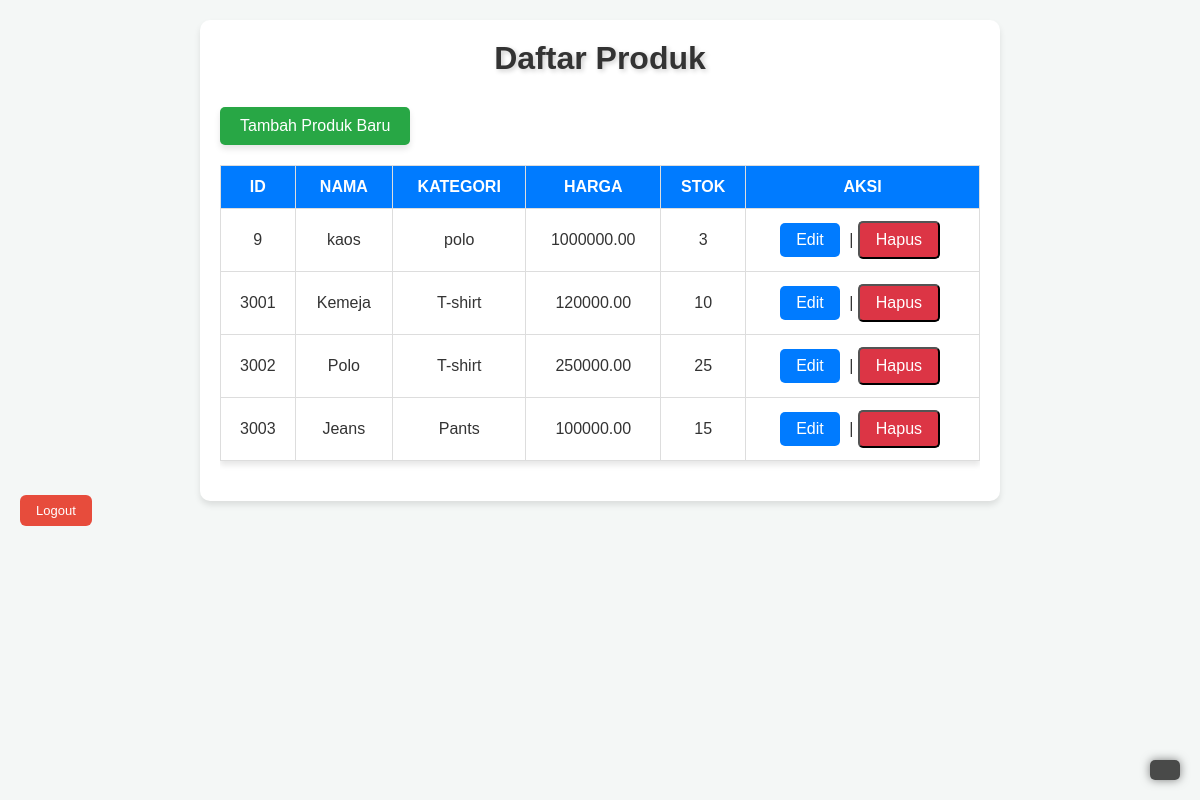
The page / on the database its author committed.
### tables this page shows
CREATE TABLE `produk` (
  `id` int(11) NOT NULL,
  `nama` varchar(255) NOT NULL,
  `kategori` varchar(100) NOT NULL,
  `harga` decimal(10,2) NOT NULL,
  `stok` int(11) NOT NULL
);

### index.php (the view, shortened to what this page needs)
<?php
include 'config.php';
$sql = "SELECT * FROM produk";
$result = $koneksi->query($sql);
?>
<!DOCTYPE html>
<html lang="id">
<head>
    <link rel="stylesheet" href="style.css">
</head>
<body>
    <div class="container">
        <h1>Daftar Produk</h1>
        <a href="create.php" class="btn-tambah">Tambah Produk Baru</a>
        <div class="table-container">
            <?php if ($result->num_rows > 0): ?>
                <table>
                    <tr>
                        <th>ID</th>
                        <th>Nama</th>
                        <th>Kategori</th>
                        <th>Harga</th>
                        <th>Stok</th>
                        <th>Aksi</th>
                    </tr>
                    <?php while($row = $result->fetch_assoc()): ?>
                        <tr>
                            <td><?php echo $row["id"]; ?></td>
                            <td><?php echo $row["nama"]; ?></td>
                            <td><?php echo $row["kategori"]; ?></td>
                            <td><?php echo $row["harga"]; ?></td>
                            <td><?php echo $row["stok"]; ?></td>
                            <td>
                                <a href="edit.php?id=<?php echo $row["id"]; ?>" class="btn-edit">Edit</a> |
                                <button class="btn-hapus delete-btn" data-id="<?php echo $row['id']; ?>">Hapus</button>
                            </td>
                        </tr>
                    <?php endwhile; ?>
                </table>
            <?php else: ?>
                <p>Tidak ada produk yang tersedia.</p>
            <?php endif; ?>
        </div>
    </div>
    <div id="clock"></div>
    <a href="logout.php" class="btn-logout">Logout</a>
</body>
</html>

### style.css (style rules this page uses)
* { margin: 0; padding: 0; box-sizing: border-box; }
body { font-family: 'Arial', sans-serif; background-color: #f4f7f6; color: #333; padding: 20px; }
.container { max-width: 1200px; margin: 0 auto; padding: 20px; background-color: white; border-radius: 10px; box-shadow: 0px 4px 6px rgba(0, 0, 0, 0.1); animation: fadeIn 2s ease; }
h1 { color: #333; text-align: center; margin-bottom: 30px; font-size: 32px; text-shadow: 2px 2px 5px rgba(0, 0, 0, 0.2); }
.btn-tambah { display: inline-block; padding: 10px 20px; background-color: #28a745; color: white; text-decoration: none; font-size: 16px; border-radius: 5px; box-shadow: 0px 4px 6px rgba(0, 0, 0, 0.1); margin-bottom: 20px; }
.table-container { overflow-x: auto; }
table { width: 100%; border-collapse: collapse; margin-bottom: 20px; box-shadow: 0px 4px 6px rgba(0, 0, 0, 0.1); }
table th, table td { padding: 12px; text-align: center; border: 1px solid #ddd; }
table th { background-color: #007bff; color: white; text-transform: uppercase; }
table td a { text-decoration: none; color: #007bff; }
#clock { position: fixed; bottom: 20px; right: 20px; font-size: 18px; padding: 10px 15px; background-color: rgba(0, 0, 0, 0.7); color: white; border-radius: 5px; box-shadow: 0px 0px 10px rgba(0, 0, 0, 0.5); font-family: 'Arial', sans-serif; }
.container { max-width: 800px; margin: 0 auto; padding: 20px; background-color: white; border-radius: 10px; box-shadow: 0px 4px 6px rgba(0, 0, 0, 0.1); animation: fadeIn 2s ease; }
.btn-edit, .btn-hapus { display: inline-block; padding: 8px 16px; text-decoration: none; color: white; font-size: 16px; border-radius: 5px; margin-right: 5px; }
.btn-edit { background-color: #007bff; }
.btn-hapus { background-color: #dc3545; cursor: pointer; }
.btn-logout { padding: 8px 16px; background: #e74c3c; color: white; text-decoration: none; border-radius: 6px; font-size: 13px; transition: 0.3s; }

### rows shown on the page
produk: id "9", nama "kaos", kategori "polo", harga "1000000.00", stok "3"
produk: id "3001", nama "Kemeja", kategori "T-shirt", harga "120000.00", stok "10"
produk: id "3002", nama "Polo", kategori "T-shirt", harga "250000.00", stok "25"
produk: id "3003", nama "Jeans", kategori "Pants", harga "100000.00", stok "15"
